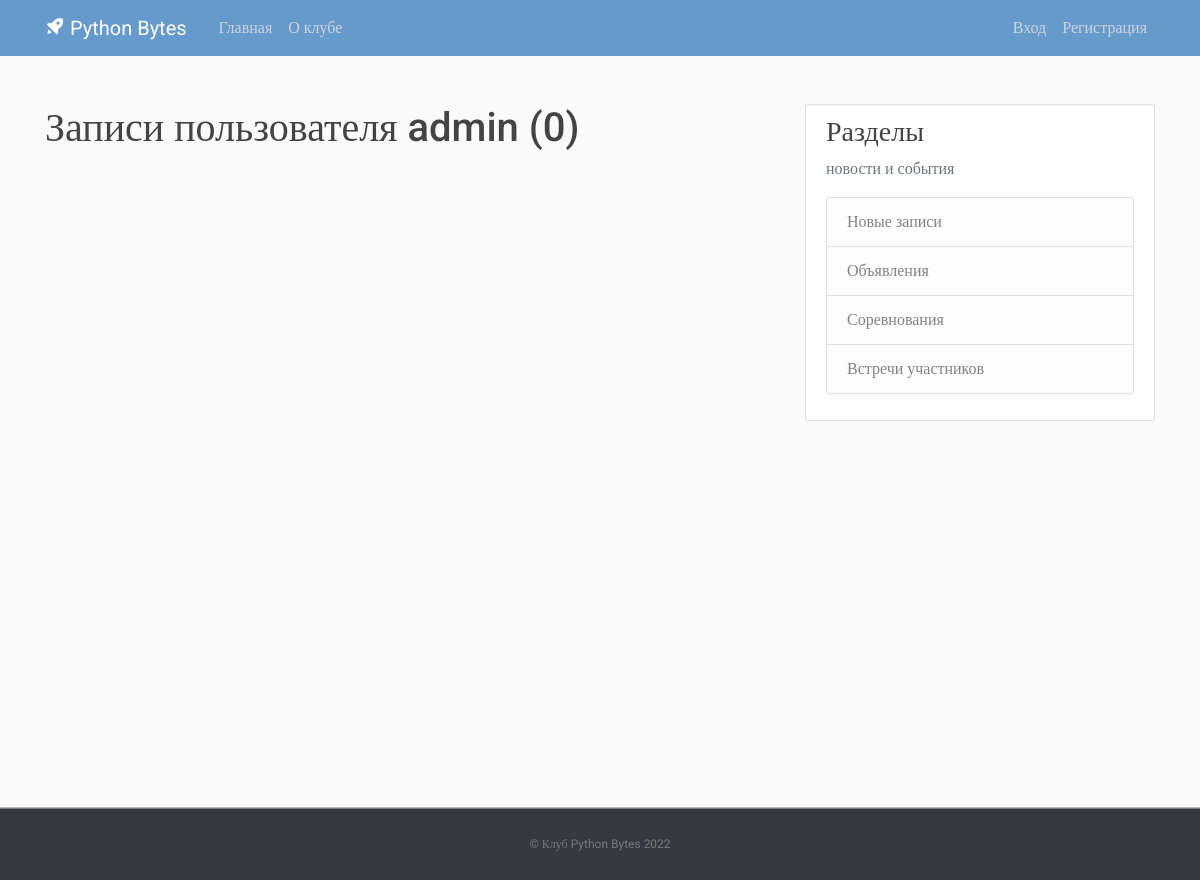
Page /user/admin on the earlier database version.
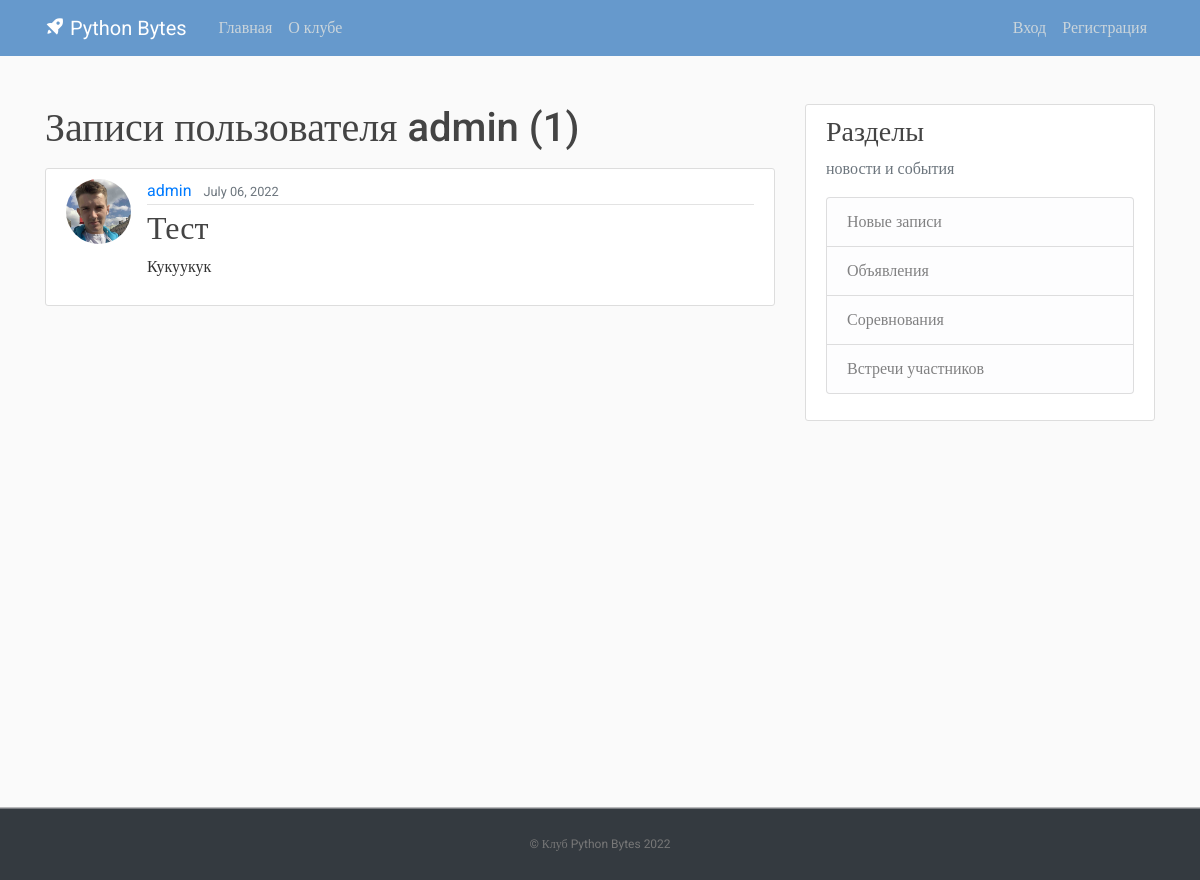
Same page on the later database version.
### shop/models.py (models this page shows, shortened)
class Post(models.Model):
    title = models.CharField(max_length=100)
    content = models.TextField()
    date_posted = models.DateTimeField(default=timezone.now)
    author = models.ForeignKey(User, on_delete=models.CASCADE)

### users/models.py (models this page shows, shortened)
class Profile(models.Model):
    user = models.OneToOneField(User, on_delete=models.CASCADE)
    image = models.ImageField(default='default.jpg', upload_to='profile_pics')

### shop/views.py (the view)
# urls.py: path('user/<str:username>', UserPostListView.as_view(), name='user-posts'),
class UserPostListView(ListView):
    model = Post
    template_name = 'shop/user_posts.html'
    context_object_name = 'posts'
    paginate_by = 5
    def get_queryset(self):
        user = get_object_or_404(User, username=self.kwargs.get('username'))
        return Post.objects.filter(author=user).order_by('-date_posted')

### shop/templates/shop/user_posts.html (shortened to what this page needs)
{% extends "shop/base.html" %}
{% block content %}
    <h1 class="mb-3">Записи пользователя {{ view.kwargs.username }} ({{ page_obj.paginator.count }})</h1>
    {% for post in posts %}
        <article class="media content-section">
          <img class="rounded-circle article-img" src="{{ post.author.profile.image.url }}">
          <div class="media-body">
            <div class="article-metadata">
              <a class="mr-2" href="{% url 'user-posts' post.author.username %}">{{ post.author }}</a>
              <small class="text-muted">{{ post.date_posted|date:"F d, Y" }}</small>
            </div>
            <h2><a class="article-title" href="{% url 'post-detail' post.id %}">{{ post.title }}</a></h2>
            <p class="article-content">{{ post.content }}</p>
          </div>
        </article>
    {% endfor %}
{% endblock content %}

Differences in the rows shown:
added Post: author.profile.image (picture), author "admin", date_posted "July 06, 2022", title "Тест", content "Кукуукук"
Other differences:
{{ page_obj.paginator.count }}: "0" → "1"
